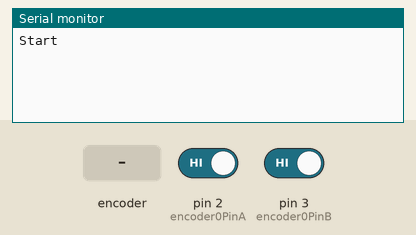
Simulated run of this sketch. Board: Arduino Uno, built with avr-gcc and run on an emulated ATmega328P. On the bench: the last lines printed to the serial monitor. The inputs (shaded band) are chosen by the test bench; at power-on: pin 2 (encoder0PinA) HIGH, pin 3 (encoder0PinB) HIGH.

Above: at 1.2 s.
1.3 s: rotary encoder on pin 2 (encoder0PinA) / pin 3 (encoder0PinB) turned 1 step (first pin leading)
At 2.3 s:
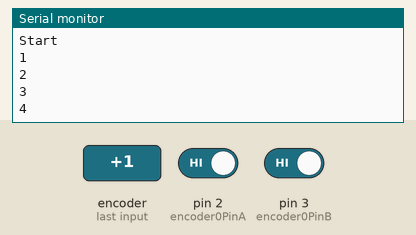
3.0 s: rotary encoder on pin 2 (encoder0PinA) / pin 3 (encoder0PinB) turned 1 step (first pin leading)
At 3.6 s:
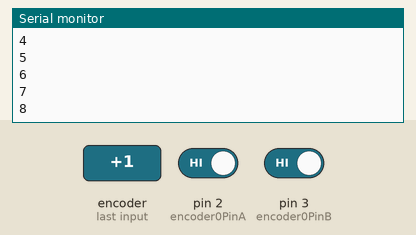
Timing chart, 0 to 6.0 s (numbered marks = the images above; inputs shaded):
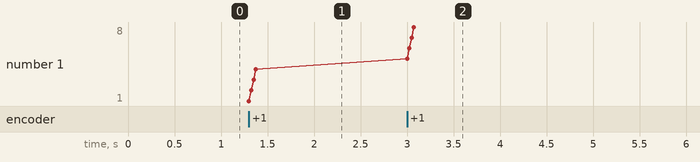

The sketch:

encoderAdd.ino
```cpp
// Includes
#if (ARDUINO >= 100)
  #include <Arduino.h>
#else
  #include <WProgram.h>
#endif


int encoder0PinA = 2;
int encoder0PinB = 3;
int lwheel = 0;

void setup(){
  /* Setup encoder pins as inputs */
  pinMode(encoder0PinA, INPUT);
  pinMode(encoder0PinB, INPUT);

  digitalWrite(encoder0PinA, HIGH); //turn pullup resistor on
  digitalWrite(encoder0PinB, HIGH); //turn pullup resistor on

  attachInterrupt(0, updateEncoder, CHANGE);
  attachInterrupt(1, updateEncoder, CHANGE);

  Serial.begin (9600);
  Serial.println("Start");
}

void loop() {

}

void updateEncoder(){
  lwheel++;
  Serial.println (lwheel);

}
```

Measured:
- after the input at 1.3 s, the serial monitor: prints a new line at once (image 1)
- after the input at 3.0 s, the serial monitor: prints a new line at once (image 2)
- plotted number 1: 4 → 8 after the input at 3.0 s
